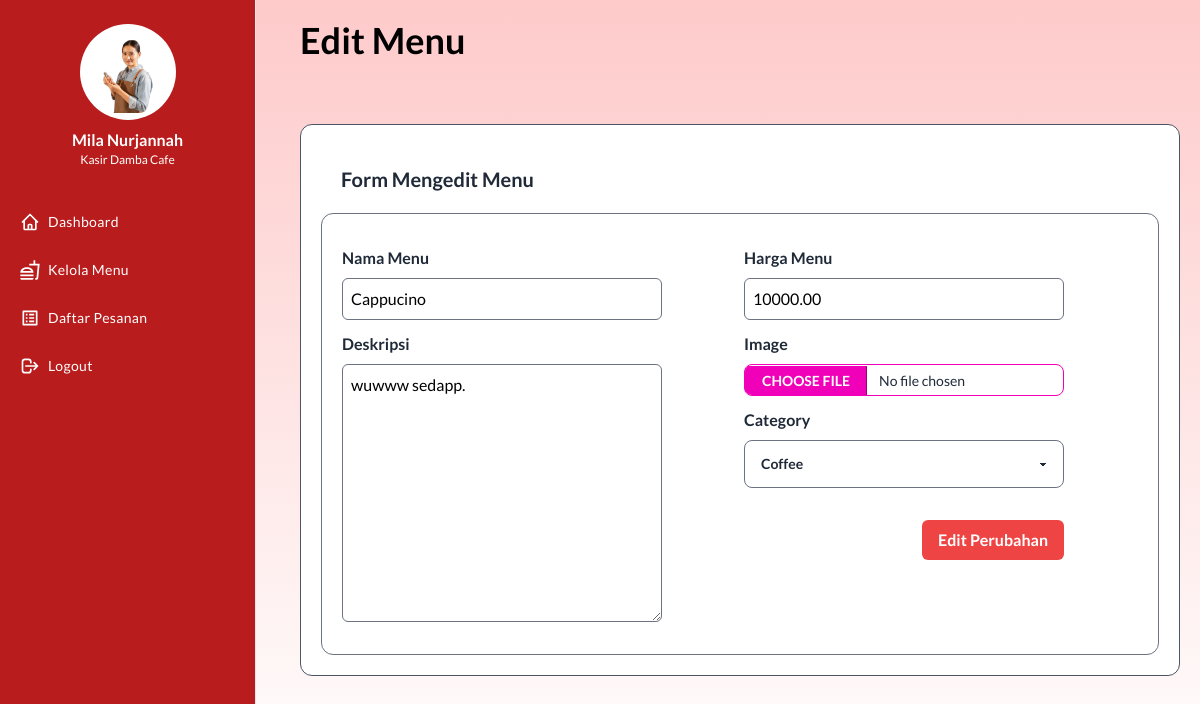
The app's page /edit-menu.php?id=1 (signed in) with its own data.
### tables this page shows
CREATE TABLE menu (
    id INT NOT NULL AUTO_INCREMENT PRIMARY KEY,
    name VARCHAR(255) NOT NULL,
    description TEXT NOT NULL,
    price DECIMAL(10,2) NOT NULL,
    image VARCHAR(255) NOT NULL,
    category VARCHAR(255) NOT NULL
);

### edit-menu.php (the view, shortened to what this page needs)
<?php
include 'config.php';
$id = $_GET['id'];
$query = "SELECT * FROM menu WHERE id = $id LIMIT 1";
$result = mysqli_query($conn, $query);
$result = mysqli_fetch_assoc($result);
?>
<!doctype html>
<html>
<head>
    <link href="./output.css" rel="stylesheet">
    <link href="./style.css" rel="stylesheet">
</head>
<body>
    <div class="flex flex-col flex-auto flex-shrink-0 min-h-screen antialiased text-gray-800 bg-gradient-to-b from-red-200 to-white">
        <?php include 'sidebar.php' ?>
        <div class="ml-[280px] p-5">
            <h1 class="mb-16 text-4xl font-bold text-black">Edit Menu</h1>
            <div class="w-full h-full p-5 bg-white border border-gray-600 rounded-xl">
                <h1 class="p-5 text-xl font-semibold">Form Mengedit Menu</h1>
                <div class="p-5 border border-gray-500 rounded-xl">
                    <form action="edit-menu.php" enctype="multipart/form-data" method="post" class="grid grid-cols-2 gap-2">
                        <div class="w-full max-w-xs">
                            <div class="flex flex-col gap-2 my-3">
                                <span class="font-semibold">Nama Menu</span>
                                <input type="text" name="name" value="<?= $result['name'] ?>" id="nama_menu" required placeholder="Nama Menu" class="p-2 text-black bg-white border border-gray-500 rounded-md border-1">
                            </div>
                            <div class="flex flex-col gap-2 my-3">
                                <span class="font-semibold">Deskripsi</span>
                                <textarea name="description" id="" cols="30" rows="10" required placeholder="Deskripsi" class="p-2 text-black bg-white border border-gray-500 rounded-md"><?= $result['description'] ?></textarea>
                            </div>
                        </div>
                        <div class="w-full max-w-xs">
                            <div class="flex flex-col gap-2 my-3">
                                <span class="font-semibold">Harga Menu</span>
                                <input type="text" name="price" value="<?= $result['price'] ?>" id="nama_menu" required placeholder="Harga Menu" class="p-2 text-black bg-white border border-gray-500 rounded-md border-1">
                            </div>
                            <div class="flex flex-col gap-2 my-3">
                                <span class="font-semibold">Image</span>
                                <input type="file" accept="image/*" name="image" id="nama_menu" placeholder="Harga Menu" class="w-full max-w-xs bg-white file-input file-input-sm file-input-bordered file-input-secondary">
                            </div>
                            <div class="flex flex-col gap-2 my-3">
                                <span class="font-semibold">Category</span>
                                <select class="bg-white border-gray-500 select" name="category" required>
                                    <option value="Coffee" <?= $result['category'] == 'Coffee' ? 'selected' : '' ?>>Coffee</option>
                                </select>
                            </div>
                            <div class="flex justify-end w-full">
                                <button type="submit" name="submit" class="px-4 py-2 mt-5 font-semibold text-white bg-red-500 rounded-md hover:bg-red-600">
                                    Edit Perubahan
                                </button>
                            </div>
                        </div>
                    </form>
                </div>
            </div>
        </div>
    </div>
</body>
</html>

### style.css (style rules this page uses)
body { font-family: 'Lato', sans-serif; font-size: 16px; line-height: 1.5; color: #333; }

### records on screen
menu: name "Cappucino", description "wuwww sedapp.", price "10000.00", category "Coffee"
